Frame 1 (no input): blank canvas, image omitted
Frame 60 (the mouse pressed at the canvas centre just before this capture): blank canvas, image omitted
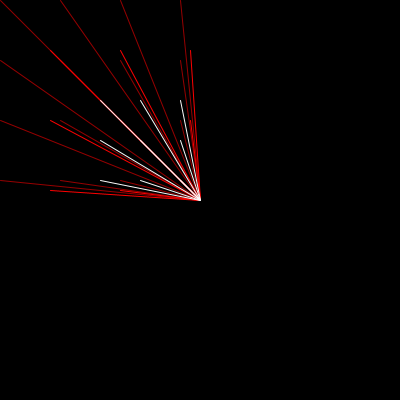
Frame 120 (the mouse held since frame 60 and released just before this capture)

The Processing sketch whose frames 1 and 60 were blank and that drew this single picture after the mouse press (run headless with seeded random() and noise(); from frame 60 on, the mouse is pressed at the canvas centre):

// Processing sketch: processing_74532
// ── processing_74532.pde

void setup() {
  size(400, 400);

  strokeWeight(1);
}

void draw() {
  background(0);
  fill(255);

  //loop for(init; test; update)
  for (int y = 0; y <= mouseY; y = y + 60 ) {
    for (int x = 0; x <= mouseX; x= x+ 60) {
      stroke(150,0,0);
      line(x, y, mouseX, mouseY);
    }
  }
   for(int y = 50; y < mouseY; y = y + 70 ){
   for(int x = 50; x < mouseX; x= x+ 70){
   stroke(255, 0, 0);
   line(x, y, mouseX, mouseY);  
   }
   }
   for(int y = 100; y < mouseY; y = y + 40 ){
   for(int x = 100; x < mouseX; x= x+ 40){
   stroke(250);
   line(x, y, mouseX, mouseY);  
   }
   }
}
